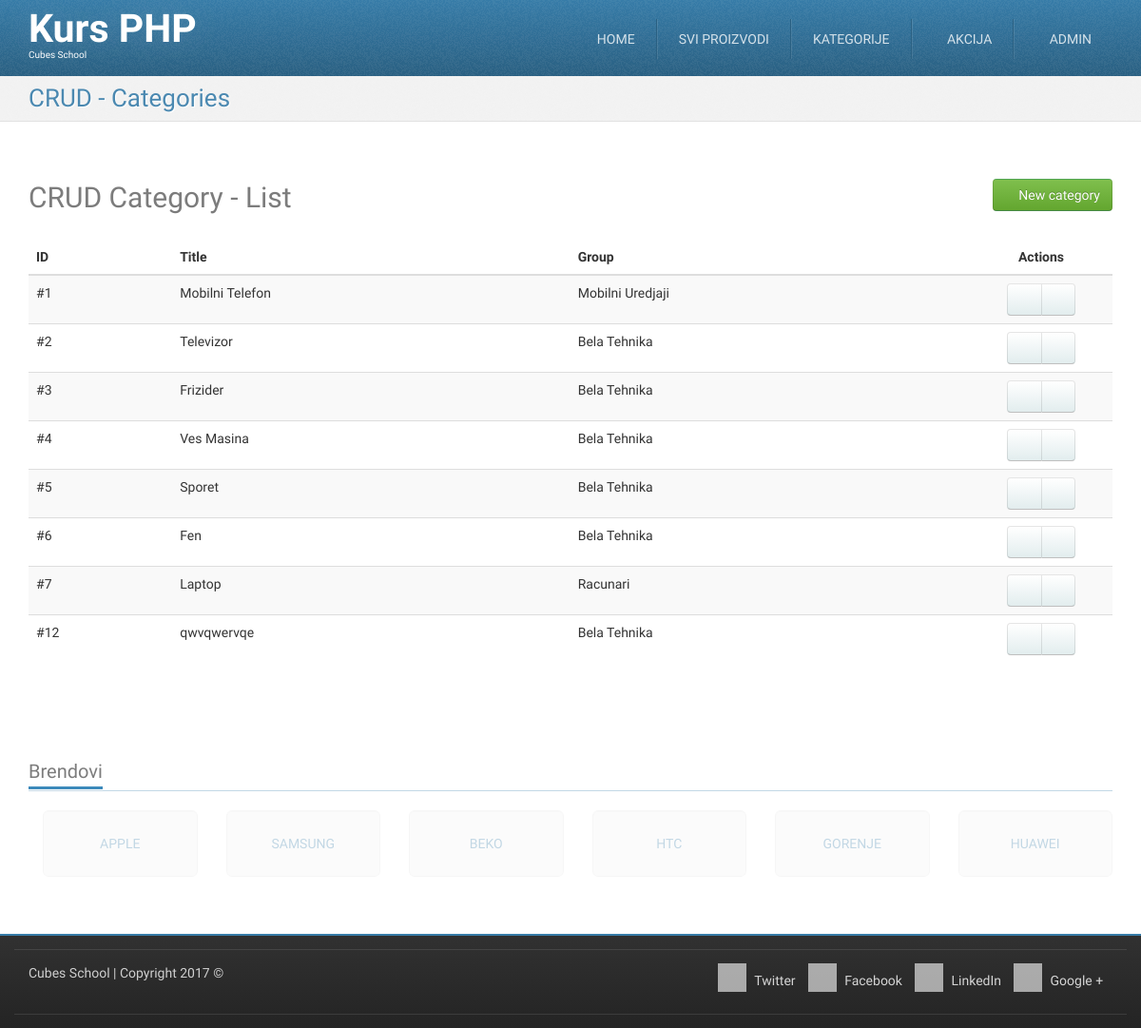
The page /crud-category-list.php (signed in) on the database its author committed.
### tables this page shows
CREATE TABLE `categories` (
  `id` int(11) NOT NULL,
  `title` char(20) NOT NULL,
  `description` longtext NOT NULL,
  `group_id` int(11) NOT NULL
);

CREATE TABLE `groups` (
  `id` int(11) NOT NULL,
  `title` varchar(255) NOT NULL
);

### crud-category-list.php (called while the page is built, shortened)
<?php
require_once __DIR__ . '/models/m_categories.php';
$categories = categoriesFetchAll();
require_once __DIR__ . '/views/layout/header.php';
require_once __DIR__ . '/views/templates/t_crud-category-list.php';
require_once __DIR__ . '/views/layout/footer.php';

### models/m_categories.php (called while the page is built, shortened)
<?php
require_once __DIR__ . '/m_database.php';
function categoriesFetchAll() {
	$query = "SELECT `categories`.*, `groups`.`title` AS `group_title` "
                . "FROM `categories` "
                . "LEFT JOIN `groups` ON `categories`.`group_id` = `groups`.`id`";
	return dbFetchAll($query);
}

### models/m_database.php (called while the page is built, shortened)
<?php
function dbGetLink() {
    static $link;
    if (!isset($link)) {
        $link = mysqli_connect('127.0.0.1', 'cubes', 'cubes', 'cubesphp');
    }
    return $link;
}
function dbQuery($query) {
    $link = dbGetLink();
    $result = mysqli_query($link, $query);
    return $result;
}
function dbFetchAll($query) {
    $result = dbQuery($query);
    return mysqli_fetch_all($result, MYSQLI_ASSOC);
}

### views/templates/t_crud-category-list.php (the view)
<div id="highlighted">
	<div class="container">
		<div class="header">
			<h2 class="page-title">
				<span>CRUD - Categories</span>
			</h2>
		</div>
	</div>
</div>
<div id="content">
	<div class="container portfolio">
		<div class="row">
			<div class="col-md-12">
				<h2>
					CRUD Category - List
					<a href="/crud-category-insert.php" class="pull-right btn btn-success">
						<i class="fa fa-plus-circle"></i>
						New category
					</a>
				</h2>
			</div>
		</div>
		<div class="row">
			<div class="col-md-12">
				<table class="table table-striped table-hover">
					<thead>
						<tr>
							<th>ID</th>
							<th>Title</th>
							<th>Group</th>
							<th class="actions text-center">Actions</th>
						</tr>
					</thead>
					<tbody>
						<?php foreach ($categories as $category) {?>
						<tr>
							<td>
								#<?php echo htmlspecialchars($category['id']);?>
							</td>
							<td>
								<?php echo htmlspecialchars($category['title']);?>
							</td>
							<td>
								<?php echo htmlspecialchars($category['group_title']);?>
							</td>
							<td class="text-center">
								<div class="btn-group">
									<a href="/crud-category-edit.php?id=<?php echo htmlspecialchars($category['id']);?>" class="btn btn-default"><i class="fa fa-pencil"></i></a>
									<a href="/crud-category-delete.php?id=<?php echo htmlspecialchars($category['id']);?>" class="btn btn-default"><i class="fa fa-trash"></i></a>
								</div>
							</td>
						</tr>
						<?php }?>
					</tbody>
				</table>
			</div>
		</div>
	</div>
</div>

### skins/tema/css/theme-style.css (style rules this page uses)
h1, h2, h3 { line-height: 40px; }
h1, h2, h3, h4, h5, h6 { color: rgba(36, 36, 36, 0.6); }
a { color: #377ca8; text-decoration: none; }
.btn-default { color: #333333; text-shadow: 0 1px 1px rgba(255, 255, 255, 0.75); background-image: -webkit-linear-gradient(top, #ffffff 0%, #e2edee 100%); background-image: -o-linear-gradient(top, #ffffff 0%, #e2edee 100%); background-image: linear-gradient(to bottom, #ffffff 0%, #e2edee 100%); background-repeat: repeat-x; filter: progid:DXImageTransform.Microsoft.gradient(startColorstr='#ffffffff', endColorstr='#ffe2edee', GradientType=0); border-color: #e2edee #e2edee #b2cfd2; border-color: rgba(0, 0, 0, 0.1) rgba(0, 0, 0, 0.1) rgba(0, 0, 0, 0.25); *background-color: #e2edee; filter: progid:DXImageTransform.Microsoft.gradient(enabled = false); -webkit-transition: all; -o-transition: all; transition: all; }
.btn-success { color: #ffffff; text-shadow: 0 -1px 0 rgba(0, 0, 0, 0.25); background-image: -webkit-linear-gradient(top, #7fbf4d 0%, #63a62f 100%); background-image: -o-linear-gradient(top, #7fbf4d 0%, #63a62f 100%); background-image: linear-gradient(to bottom, #7fbf4d 0%, #63a62f 100%); background-repeat: repeat-x; filter: progid:DXImageTransform.Microsoft.gradient(startColorstr='#ff7fbf4d', endColorstr='#ff63a62f', GradientType=0); border-color: #63a62f #63a62f #3f6a1e; border-color: rgba(0, 0, 0, 0.1) rgba(0, 0, 0, 0.1) rgba(0, 0, 0, 0.25); *background-color: #63a62f; filter: progid:DXImageTransform.Microsoft.gradient(enabled = false); -webkit-transition: all; -o-transition: all; transition: all; }
html { background-image: -webkit-linear-gradient(top, #e0e0e0 0%, #ffffff 100%); background-image: -o-linear-gradient(top, #e0e0e0 0%, #ffffff 100%); background-image: linear-gradient(to bottom, #e0e0e0 0%, #ffffff 100%); background-repeat: repeat-x; filter: progid:DXImageTransform.Microsoft.gradient(startColorstr='#ffe0e0e0', endColorstr='#ffffffff', GradientType=0); }
body { margin: 0; font-family: "Monda", Arial, serif; font-size: 14px; line-height: 1.428571429; color: #333333; background-color: #ffffff; position: relative; }
.page-title { margin: 0; }
#highlighted { -webkit-transition: all 0.4s ease-out; -o-transition: all 0.4s ease-out; transition: all 0.4s ease-out; border-bottom: 1px solid #e1e1e1; background: #f2f2f2 url(../img/bg_noise-5.png) left top repeat; color: #377ca8; text-shadow: 1px 1px 1px #ffffff; }
.has-navbar-fixed-top #content { margin-top: 82px; }
.has-navbar-fixed-top.has-highlighted #highlighted, .has-navbar-fixed-top.page-index #highlighted, .has-navbar-fixed-top.page-index-carousel #highlighted, .has-navbar-fixed-top.page-starter #highlighted { margin-top: 80px; }
.has-navbar-fixed-top.has-highlighted #content, .has-navbar-fixed-top.page-index #content, .has-navbar-fixed-top.page-index-carousel #content, .has-navbar-fixed-top.page-starter #content { margin-top: 0; }
#content { padding: 40px 0; background-color: #ffffff; }
.header { margin-bottom: 0; }
.header:before, .header:after { content: " "; display: table; }
.header:after { clear: both; }
.header .page-title { font-size: 26px; margin: 8px 0 8px 0; color: rgba(55, 124, 168, 0.9); }
.header .page-title span, .header .page-title small { display: block; line-height: 1.2 !important; }
@media (min-width: 768px) { .header .page-title { float: left; } }
.services .row, .portfolio .row { margin-bottom: 1em; }

### skins/tema/css/custom-style.css (style rules this page uses)
table .actions { width: 150px; }

### skins/tema/css/colour-blue.css (style rules this page uses)
body a { color: #377ca8; text-decoration: none; }
body #highlighted { border-bottom-color: #e1e1e1; background-color: #f2f2f2; color: #377ca8; text-shadow: 1px 1px 1px #ffffff; }
body .header .page-title { color: rgba(55, 124, 168, 0.9); }

### rows shown on the page
categories: id "1", title "Mobilni Telefon", group.title "Mobilni Uredjaji"
categories: id "2", title "Televizor", group.title "Bela Tehnika"
categories: id "3", title "Frizider", group.title "Bela Tehnika"
categories: id "4", title "Ves Masina", group.title "Bela Tehnika"
categories: id "5", title "Sporet", group.title "Bela Tehnika"
categories: id "6", title "Fen", group.title "Bela Tehnika"
categories: id "7", title "Laptop", group.title "Racunari"
categories: id "12", title "qwvqwervqe", group.title "Bela Tehnika"
